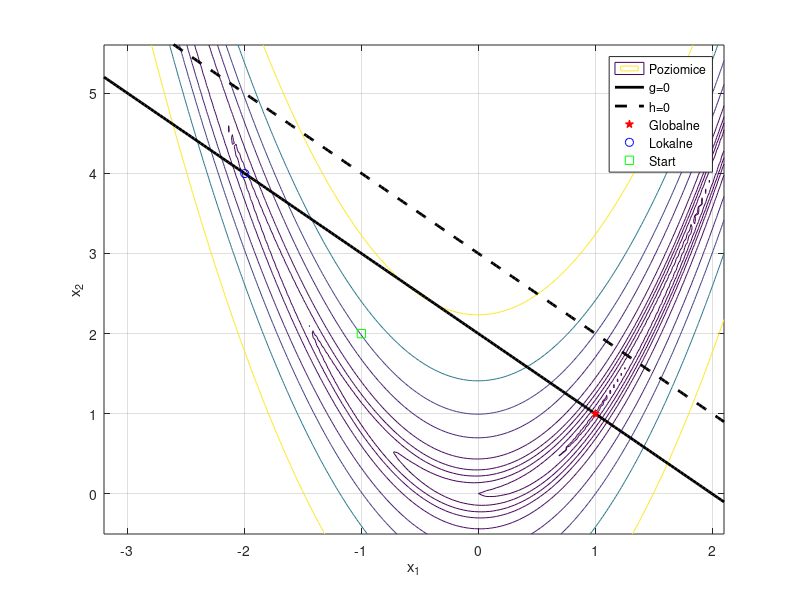
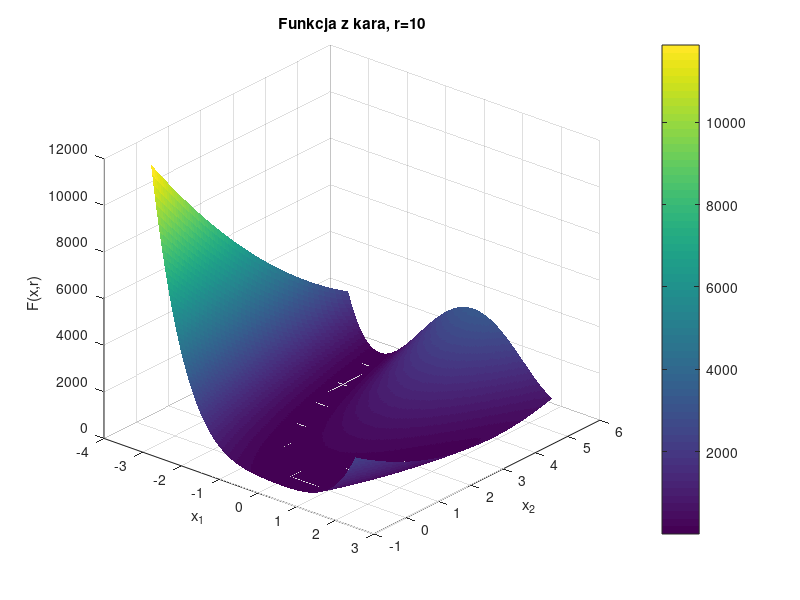

Here is the MATLAB script that generated these plots, in order:
%% 1. Poziomice i ograniczenia
clear; clc; close all;
[X,Y] = meshgrid(linspace(-3.2,2.1,170),linspace(-.5,5.6,170));
Z = 100*(Y-X.^2).^2+(1-X).^2;
figure; contour(X,Y,Z,[.1 1 3 6 10 20 50 100 200 500]); hold on;
u = linspace(-3.2,2.1,200);
plot(u,2-u,'k-','LineWidth',2);
plot(u,3-u,'k--','LineWidth',2);
plot(1,1,'rp','MarkerFaceColor','r');
plot(-1.99665923,3.99665923,'bo');
plot(-1,2,'gs');
xlabel('x_1'); ylabel('x_2'); grid on;
legend('Poziomice','g=0','h=0','Globalne','Lokalne','Start');

%% 2. Powierzchnia z kara
r=10;
F = Z+r*(X+Y-2).^2+r*max(0,X+Y-3).^2;
figure; surf(X,Y,F,'EdgeColor','none');
view(40,28); colorbar; grid on;
title('Funkcja z kara, r=10'); xlabel('x_1');ylabel('x_2');zlabel('F(x,r)');
